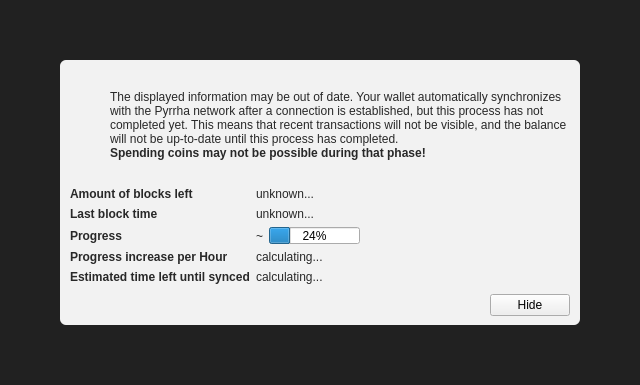
<?xml version="1.0" encoding="UTF-8"?>
<ui version="4.0">
 <class>ModalOverlay</class>
 <widget class="ModalOverlay" name="ModalOverlay">
  <property name="geometry">
   <rect>
    <x>0</x>
    <y>0</y>
    <width>640</width>
    <height>385</height>
   </rect>
  </property>
  <property name="windowTitle">
   <string>Form</string>
  </property>
  <layout class="QVBoxLayout" name="verticalLayout" stretch="0">
   <property name="sizeConstraint">
    <enum>QLayout::SetDefaultConstraint</enum>
   </property>
   <property name="leftMargin">
    <number>0</number>
   </property>
   <property name="topMargin">
    <number>0</number>
   </property>
   <property name="rightMargin">
    <number>0</number>
   </property>
   <property name="bottomMargin">
    <number>0</number>
   </property>
   <item>
    <widget class="QWidget" name="bgWidget" native="true">
     <property name="styleSheet">
      <string notr="true">#bgWidget { background: rgba(0,0,0,220); }</string>
     </property>
     <layout class="QVBoxLayout" name="verticalLayoutMain" stretch="1">
      <property name="leftMargin">
       <number>60</number>
      </property>
      <property name="topMargin">
       <number>60</number>
      </property>
      <property name="rightMargin">
       <number>60</number>
      </property>
      <property name="bottomMargin">
       <number>60</number>
      </property>
      <item>
       <widget class="QWidget" name="contentWidget" native="true">
        <property name="styleSheet">
         <string notr="true">#contentWidget { background: rgba(255,255,255,240); border-radius: 6px; }

QLabel { color: rgb(40,40,40);  }</string>
        </property>
        <layout class="QVBoxLayout" name="verticalLayoutSub" stretch="1,0,0,0">
         <property name="spacing">
          <number>0</number>
         </property>
         <property name="leftMargin">
          <number>10</number>
         </property>
         <property name="topMargin">
          <number>10</number>
         </property>
         <property name="rightMargin">
          <number>10</number>
         </property>
         <property name="bottomMargin">
          <number>10</number>
         </property>
         <item>
          <layout class="QHBoxLayout" name="horizontalLayoutIconText" stretch="0,1">
           <property name="topMargin">
            <number>20</number>
           </property>
           <item>
            <layout class="QVBoxLayout" name="verticalLayoutIcon">
             <property name="leftMargin">
              <number>0</number>
             </property>
             <item>
              <widget class="QPushButton" name="warningIcon">
               <property name="enabled">
                <bool>false</bool>
               </property>
               <property name="text">
                <string/>
               </property>
               <property name="icon">
                <iconset>
                 <normaloff>:/icons/warning</normaloff>
                 <disabledoff>:/icons/warning</disabledoff>:/icons/warning</iconset>
               </property>
               <property name="iconSize">
                <size>
                 <width>48</width>
                 <height>48</height>
                </size>
               </property>
               <property name="flat">
                <bool>true</bool>
               </property>
              </widget>
             </item>
             <item>
              <spacer name="verticalSpacerWarningIcon">
               <property name="orientation">
                <enum>Qt::Vertical</enum>
               </property>
               <property name="sizeHint" stdset="0">
                <size>
                 <width>20</width>
                 <height>40</height>
                </size>
               </property>
              </spacer>
             </item>
            </layout>
           </item>
           <item>
            <layout class="QVBoxLayout" name="verticalLayoutInfoText">
             <property name="leftMargin">
              <number>0</number>
             </property>
             <property name="topMargin">
              <number>0</number>
             </property>
             <item>
              <widget class="QLabel" name="infoText">
               <property name="text">
                <string>The displayed information may be out of date. Your wallet automatically synchronizes with the Pyrrha network after a connection is established, but this process has not completed yet. This means that recent transactions will not be visible, and the balance will not be up-to-date until this process has completed.</string>
               </property>
               <property name="textFormat">
                <enum>Qt::RichText</enum>
               </property>
               <property name="wordWrap">
                <bool>true</bool>
               </property>
              </widget>
             </item>
             <item>
              <widget class="QLabel" name="infoTextStrong">
               <property name="font">
                <font>
                 <weight>75</weight>
                 <bold>true</bold>
                </font>
               </property>
               <property name="text">
                <string>Spending coins may not be possible during that phase!</string>
               </property>
               <property name="textFormat">
                <enum>Qt::RichText</enum>
               </property>
               <property name="wordWrap">
                <bool>true</bool>
               </property>
              </widget>
             </item>
             <item>
              <spacer name="verticalSpacerInTextSpace">
               <property name="orientation">
                <enum>Qt::Vertical</enum>
               </property>
               <property name="sizeHint" stdset="0">
                <size>
                 <width>20</width>
                 <height>40</height>
                </size>
               </property>
              </spacer>
             </item>
            </layout>
           </item>
          </layout>
         </item>
         <item>
          <spacer name="verticalSpacerAfterText">
           <property name="orientation">
            <enum>Qt::Vertical</enum>
           </property>
           <property name="sizeHint" stdset="0">
            <size>
             <width>20</width>
             <height>40</height>
            </size>
           </property>
          </spacer>
         </item>
         <item>
          <layout class="QFormLayout" name="formLayout">
           <property name="fieldGrowthPolicy">
            <enum>QFormLayout::FieldsStayAtSizeHint</enum>
           </property>
           <property name="horizontalSpacing">
            <number>6</number>
           </property>
           <property name="verticalSpacing">
            <number>6</number>
           </property>
           <property name="topMargin">
            <number>10</number>
           </property>
           <item row="0" column="0">
            <widget class="QLabel" name="labelAmoutOfBlocksLeft">
             <property name="font">
              <font>
               <weight>75</weight>
               <bold>true</bold>
              </font>
             </property>
             <property name="text">
              <string>Amount of blocks left</string>
             </property>
            </widget>
           </item>
           <item row="0" column="1">
            <widget class="QLabel" name="amountOfBlocksLeft">
             <property name="text">
              <string>unknown...</string>
             </property>
            </widget>
           </item>
           <item row="1" column="0">
            <widget class="QLabel" name="labelLastBlockTime">
             <property name="font">
              <font>
               <weight>75</weight>
               <bold>true</bold>
              </font>
             </property>
             <property name="text">
              <string>Last block time</string>
             </property>
            </widget>
           </item>
           <item row="1" column="1">
            <widget class="QLabel" name="newestBlockDate">
             <property name="sizePolicy">
              <sizepolicy hsizetype="Maximum" vsizetype="Preferred">
               <horstretch>0</horstretch>
               <verstretch>0</verstretch>
              </sizepolicy>
             </property>
             <property name="text">
              <string>unknown...</string>
             </property>
            </widget>
           </item>
           <item row="2" column="0">
            <widget class="QLabel" name="labelSyncDone">
             <property name="font">
              <font>
               <weight>75</weight>
               <bold>true</bold>
              </font>
             </property>
             <property name="text">
              <string>Progress</string>
             </property>
            </widget>
           </item>
           <item row="2" column="1">
            <layout class="QHBoxLayout" name="horizontalLayoutSync" stretch="0,1">
             <item>
              <widget class="QLabel" name="percentageProgress">
               <property name="text">
                <string>~</string>
               </property>
              </widget>
             </item>
             <item>
              <widget class="QProgressBar" name="progressBar">
               <property name="value">
                <number>24</number>
               </property>
              </widget>
             </item>
            </layout>
           </item>
           <item row="4" column="0">
            <widget class="QLabel" name="labelProgressIncrease">
             <property name="font">
              <font>
               <weight>75</weight>
               <bold>true</bold>
              </font>
             </property>
             <property name="text">
              <string>Progress increase per Hour</string>
             </property>
            </widget>
           </item>
           <item row="4" column="1">
            <widget class="QLabel" name="progressIncreasePerH">
             <property name="text">
              <string>calculating...</string>
             </property>
            </widget>
           </item>
           <item row="5" column="0">
            <widget class="QLabel" name="labelEstimatedTimeLeft">
             <property name="font">
              <font>
               <weight>75</weight>
               <bold>true</bold>
              </font>
             </property>
             <property name="text">
              <string>Estimated time left until synced</string>
             </property>
            </widget>
           </item>
           <item row="5" column="1">
            <widget class="QLabel" name="expectedTimeLeft">
             <property name="text">
              <string>calculating...</string>
             </property>
            </widget>
           </item>
          </layout>
         </item>
         <item>
          <layout class="QHBoxLayout" name="horizontalLayoutButtons">
           <property name="leftMargin">
            <number>10</number>
           </property>
           <property name="topMargin">
            <number>10</number>
           </property>
           <item>
            <spacer name="horizontalSpacer">
             <property name="orientation">
              <enum>Qt::Horizontal</enum>
             </property>
             <property name="sizeHint" stdset="0">
              <size>
               <width>40</width>
               <height>20</height>
              </size>
             </property>
            </spacer>
           </item>
           <item>
            <widget class="QPushButton" name="closeButton">
             <property name="text">
              <string>Hide</string>
             </property>
            </widget>
           </item>
          </layout>
         </item>
        </layout>
       </widget>
      </item>
     </layout>
    </widget>
   </item>
  </layout>
 </widget>
 <customwidgets>
  <customwidget>
   <class>ModalOverlay</class>
   <extends>QWidget</extends>
   <header>modaloverlay.h</header>
   <container>1</container>
  </customwidget>
 </customwidgets>
 <resources/>
 <connections/>
</ui>
